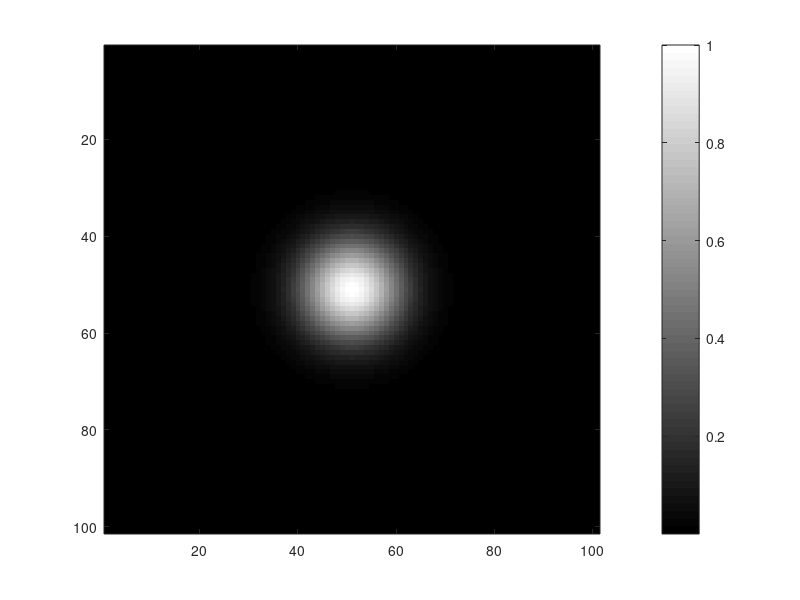

Recreate this plot in MATLAB.
x = -5:0.1:5;
y = x;
l = length(x);
g = zeros(l);
for i  = 1:l
  for j = 1:l
    g(i,j) = exp(-(x(i)^2 + y(j)^2)/1);
  end
end
figure();
imagesc(g);
colormap gray;
colorbar;

